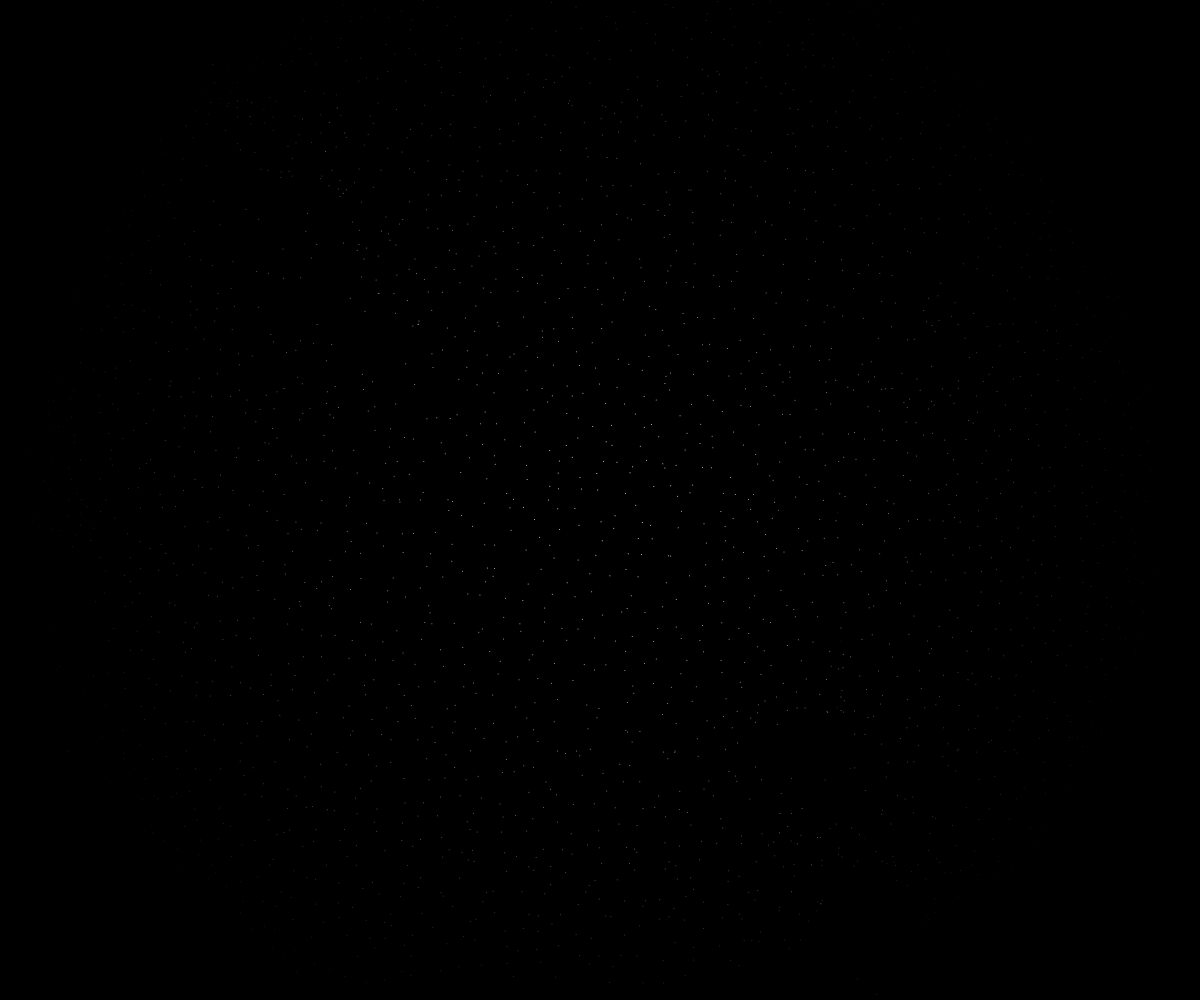
Frame 1 (no input)
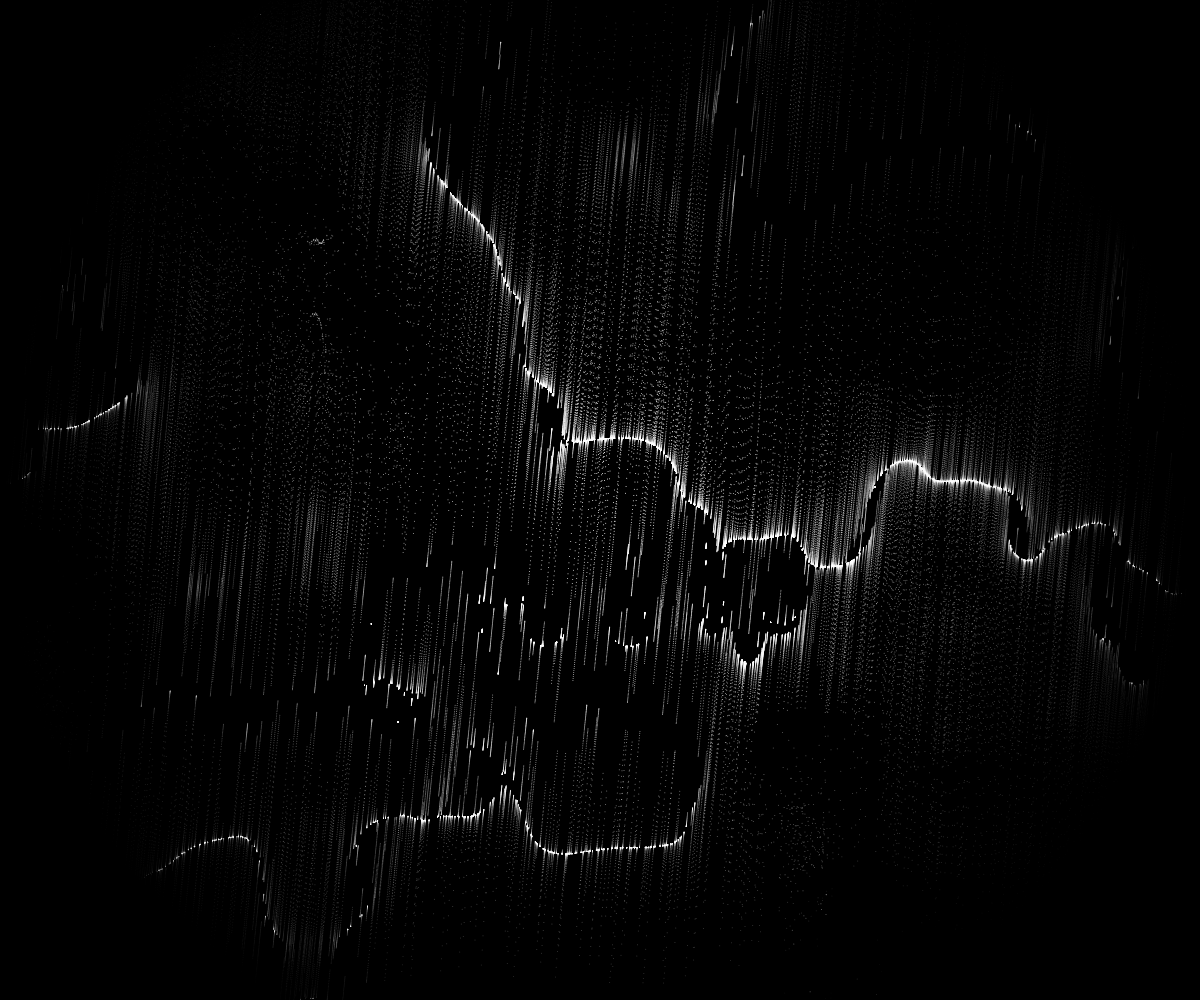
Frame 60 (no input)
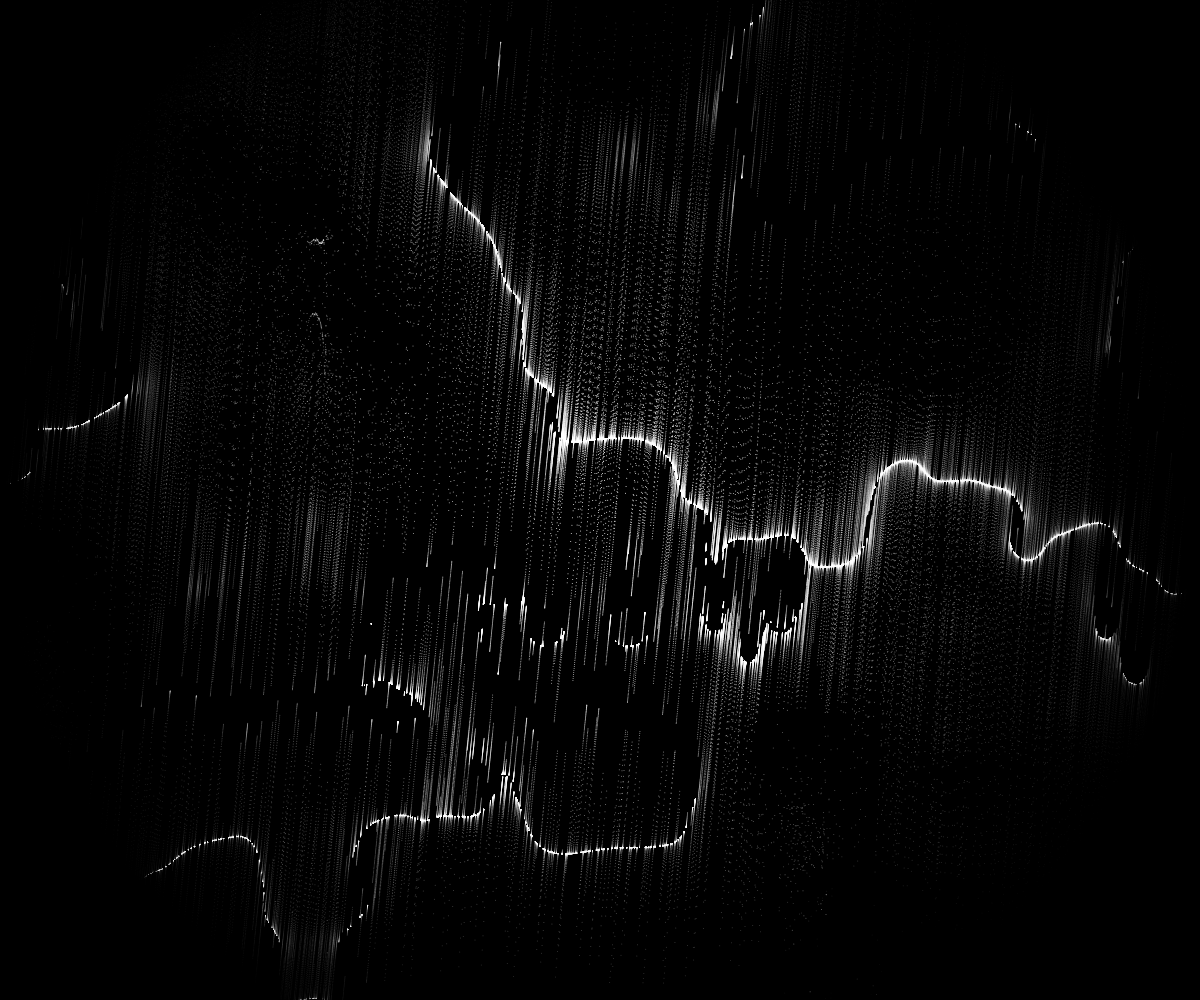
Frame 120 (the mouse pressed at the canvas centre since frame 60)

The p5.js sketch that drew these frames (run headless with seeded random() and noise() and a simulated clock; from frame 60 on, the mouse is pressed at the canvas centre):

// p5.js sketch
// ── sketch.js
// 18/7/21
// Abstract paintings with perlin noise

let points = [];
let mult = 0.005;

function setup() {
  createCanvas(windowWidth, windowHeight);
  background(0);
  noStroke();
  angleMode(DEGREES);

  let density = width / 20;
  let space = width / density;

  // creating grid layout
  for (let x = 0; x < width; x += space) {
    for (let y = 0; y < height; y += space) {
      let p = createVector(x + random(-10, 10), y + random(-10, 10));
      points.push(p);
    }
  }

  mult = random(0.003, 0.005);
}

function draw() {
  for (let i = 0; i < points.length; i++) {
    // calculate alpha
    let alpha = map(dist(width / 2, height / 2, points[i].x, points[i].y), 0, width / 2, 255, 0);

    fill(255, alpha);

    // calculate angle by which to move points
    let angle = map(noise(points[i].x * mult, points[i].y * mult), 0, 1, 0, 360);

    points[i].add(createVector(sin(angle), 10 * tan(angle)));

    // only draw within circle
    if (dist(width / 2, height / 2, points[i].x, points[i].y) < width / 2) {
      ellipse(points[i].x, points[i].y, 1);
    }
  }
  if (frameCount == 150) noLoop();
}
